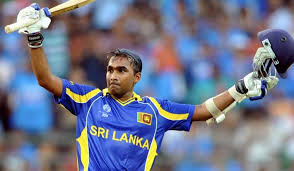
#> input picture model/dataset/mahela_jayawardene/download (1).jpeg, 294 x 171 px
$ jupyter execute --allow-errors cricketer_identifier_model.ipynb   (shell and % lines are left out)
#> lines starting #> are read from the running program, lines starting #| are printed output that depends on the picture
[cell 1]
import numpy as np
import cv2
import matplotlib
from matplotlib import pyplot as plt

[cell 2]
img = cv2.imread('./test_images/dhoni1.jpeg')
#> (the rest of this cell did not finish here and is left out)

#> (a cell that did not finish here is left out)

#> (a cell that did not finish here is left out)

#> (a cell that did not finish here is left out)

[cell 6]
face_cascade = cv2.CascadeClassifier('./opencv/haarcascade/haarcascade_frontalface_default.xml')
eye_cascade = cv2.CascadeClassifier('./opencv/haarcascade/haarcascade_eye.xml')

#> (the rest of this cell did not finish here and is left out)

#> (a cell that did not finish here is left out)

#> (a cell that did not finish here is left out)

[cell 9]
cv2.destroyAllWindows()
#> (the rest of this cell did not finish here and is left out)

#> (a cell that did not finish here is left out)

[cell 11]
def get_cropped_image_if_2_eyes(image_path):
    img = cv2.imread(image_path)
    gray = cv2.cvtColor(img,cv2.COLOR_BGR2GRAY)
    faces = face_cascade.detectMultiScale(gray,1.3,5)
    for (x,y,w,h) in faces:
        roi_gray = gray[y:y+h,x:x+w]
        roi_color = img[y:y+h, x:x+w]
        eyes = eye_cascade.detectMultiScale(roi_gray)
        if len(eyes) >= 2:
            return roi_color

[cell 12]
original_image = cv2.imread('./test_images/dhoni1.jpeg')
#> (the rest of this cell did not finish here and is left out)

#> (a cell that did not finish here is left out)

[cell 14]
path_to_data = './dataset/'
path_to_cr_data = "./dataset/cropped/"

import os
img_dirs = []
for entry in os.scandir(path_to_data):
    if entry.is_dir():
        img_dirs.append(entry.path)
#> pass 2 of the loop `for entry in os.scandir(path_to_data):`:

[cell 15]
img_dirs

[cell 16]
import shutil
if os.path.exists(path_to_cr_data):
    shutil.rmtree(path_to_cr_data)
os.mkdir(path_to_cr_data)

[cell 17]
cropped_image_dirs = []
celebrity_file_names_dict = {}
for img_dir in img_dirs:
    count = 1
    celebrity_name = img_dir.split('/')[-1]
    print(celebrity_name)

    celebrity_file_names_dict[celebrity_name] = []

    for entry in os.scandir(img_dir):
        roi_color = get_cropped_image_if_2_eyes(entry.path)
#> in get_cropped_image_if_2_eyes, img is the input picture: shape (171, 294, 3); mean B, G, R 140.3, 118.8, 113.8
#> in get_cropped_image_if_2_eyes (call 2), `gray = cv2.cvtColor(img,cv2.COLOR_BGR2GRAY)`:
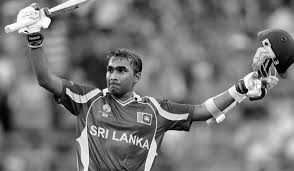
#> gray: shape (171, 294); min 0, max 255, mean 119.7
#> in get_cropped_image_if_2_eyes (call 2), `faces = face_cascade.detectMultiScale(gray,1.3,5)`: faces = ()
        if roi_color is not None:
            cropped_folder = path_to_cr_data + celebrity_name
            if not os.path.exists(cropped_folder):
                os.makedirs(cropped_folder)
                cropped_image_dirs.append(cropped_folder)
                print("Generating cropped images in foler: ",cropped_folder)

            cropped_file_name = celebrity_name + str(count) + ".png"
            cropped_file_path = cropped_folder + "/" + cropped_file_name

            cv2.imwrite(cropped_file_path,roi_color)
            celebrity_file_names_dict[celebrity_name].append(cropped_file_path)
            count += 1
#> pass 2 of the loop `for img_dir in img_dirs:`:
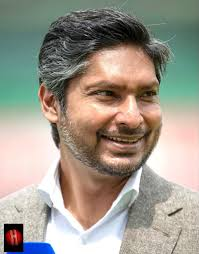
#> input picture model/dataset/kumar_sangakkara/22.jpeg, 199 x 254 px
#> in get_cropped_image_if_2_eyes, img is the input picture: shape (254, 199, 3); mean B, G, R 140.3, 152.2, 158.1
#> in get_cropped_image_if_2_eyes (call 3), `gray = cv2.cvtColor(img,cv2.COLOR_BGR2GRAY)`:
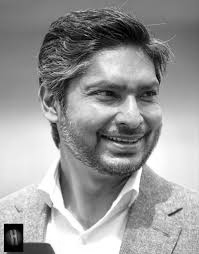
#> gray: shape (254, 199); min 0, max 255, mean 152.6
#> faces = [[61, 49, 123, 123]]
#> the loop in get_cropped_image_if_2_eyes, `for (x,y,w,h) in faces:` made 1 pass
#> (x, y, w, h, eyes) on pass 1: (61, 49, 123, 123, [[75, 35, 22, 22], [70, 26, 35, 35]])
#> pass 1, in get_cropped_image_if_2_eyes (call 3), `roi_color = img[y:y+h, x:x+w]`:
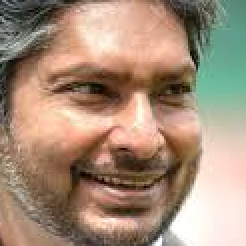
#> roi_color: shape (123, 123, 3) (shown 2 times larger); mean B, G, R 120.7, 141.1, 165.3

[cell 18]
import numpy as np
import pywt
import cv2

[cell 19]
def w2d(img, mode='haar', level=1):
    # Convert to grayscale
    imArray = cv2.cvtColor(img, cv2.COLOR_RGB2GRAY)

    # Convert to float and normalize
    imArray = np.float32(imArray) / 255.0

    # Compute wavelet coefficients
    coeffs = pywt.wavedec2(imArray, mode, level=level)

    # Process coefficients: set the approximation coefficients to zero
    coeffs_H = list(coeffs)
    coeffs_H[0] = np.zeros_like(coeffs_H[0])

    # Reconstruct the image from the modified coefficients
    imArray_H = pywt.waverec2(coeffs_H, mode)
    imArray_H = np.uint8(imArray_H * 255)  # Convert back to uint8

    return imArray_H

#> (a cell that did not finish here is left out)

[cell 21]
celebrity_file_names_dict

[cell 22]
celebrity_file_names_dict = {}
for img_dir in cropped_image_dirs:
    celebrity_name = img_dir.split('/')[-1]
    file_list = []
    for entry in os.scandir(img_dir):
        file_list.append(entry.path)
    celebrity_file_names_dict[celebrity_name] = file_list
celebrity_file_names_dict

[cell 23]
class_dict = {}
count = 0
for celebrity_name in celebrity_file_names_dict.keys():
    class_dict[celebrity_name] = count
    count+=1
#> this loop made 0 passes
#> after the loop, class_dict = 0 items; count = 0
class_dict
